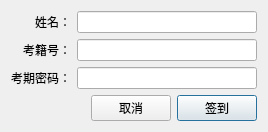
<?xml version="1.0" encoding="UTF-8"?>
<ui version="4.0">
 <class>ManualSignDialog</class>
 <widget class="QDialog" name="ManualSignDialog">
  <property name="geometry">
   <rect>
    <x>0</x>
    <y>0</y>
    <width>264</width>
    <height>121</height>
   </rect>
  </property>
  <property name="windowTitle">
   <string>手动签到</string>
  </property>
  <layout class="QGridLayout" name="gridLayout">
   <property name="sizeConstraint">
    <enum>QLayout::SetFixedSize</enum>
   </property>
   <item row="0" column="0">
    <widget class="QLabel" name="label">
     <property name="text">
      <string>姓名：</string>
     </property>
     <property name="alignment">
      <set>Qt::AlignRight|Qt::AlignTrailing|Qt::AlignVCenter</set>
     </property>
    </widget>
   </item>
   <item row="0" column="1">
    <widget class="QLineEdit" name="nameLineEdit">
     <property name="minimumSize">
      <size>
       <width>180</width>
       <height>0</height>
      </size>
     </property>
    </widget>
   </item>
   <item row="1" column="0">
    <widget class="QLabel" name="label_2">
     <property name="text">
      <string>考籍号：</string>
     </property>
     <property name="alignment">
      <set>Qt::AlignRight|Qt::AlignTrailing|Qt::AlignVCenter</set>
     </property>
    </widget>
   </item>
   <item row="1" column="1">
    <widget class="QLineEdit" name="examNumLineEdit"/>
   </item>
   <item row="2" column="0">
    <widget class="QLabel" name="label_3">
     <property name="text">
      <string>考期密码：</string>
     </property>
    </widget>
   </item>
   <item row="2" column="1">
    <widget class="QLineEdit" name="signCodeLineEdit">
     <property name="inputMask">
      <string/>
     </property>
     <property name="echoMode">
      <enum>QLineEdit::Password</enum>
     </property>
    </widget>
   </item>
   <item row="3" column="0" colspan="2">
    <layout class="QHBoxLayout" name="horizontalLayout">
     <item>
      <spacer name="horizontalSpacer">
       <property name="orientation">
        <enum>Qt::Horizontal</enum>
       </property>
       <property name="sizeHint" stdset="0">
        <size>
         <width>40</width>
         <height>20</height>
        </size>
       </property>
      </spacer>
     </item>
     <item>
      <widget class="QPushButton" name="cancelButton">
       <property name="text">
        <string>取消</string>
       </property>
      </widget>
     </item>
     <item>
      <widget class="QPushButton" name="signButton">
       <property name="text">
        <string>签到</string>
       </property>
       <property name="default">
        <bool>true</bool>
       </property>
      </widget>
     </item>
    </layout>
   </item>
  </layout>
 </widget>
 <resources/>
 <connections/>
</ui>
